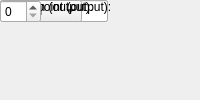
<?xml version="1.0" encoding="UTF-8"?>
<ui version="4.0">
 <class>MainWindow</class>
 <widget class="QMainWindow" name="MainWindow">
  <property name="windowTitle"><string>Simple BRAM Vector Accumulator</string></property>
  <widget class="QWidget" name="centralwidget">
   <!-- NOTE: this is a simplified structural mirror of the generated
        <module>_ui.py, not a full round-trip Designer file. Regenerate
        both from the same spec if you need to edit layout by hand. -->
       <widget class="QLabel" name="label_name">
     <property name="text"><string>Block name</string></property>
    </widget>
       <widget class="QLineEdit" name="name"/>
       <widget class="QLabel" name="label_vec_len">
     <property name="text"><string>Vector length:</string></property>
    </widget>
       <widget class="QLineEdit" name="vec_len"/>
       <widget class="QLabel" name="label_arith_type">
     <property name="text"><string>Output type:</string></property>
    </widget>
       <widget class="QComboBox" name="arith_type">
     <item><property name="text"><string>Signed</string></property></item>
     <item><property name="text"><string>Unsigned</string></property></item>
    </widget>
       <widget class="QLabel" name="label_n_bits">
     <property name="text"><string>Bit width (output):</string></property>
    </widget>
       <widget class="QSpinBox" name="n_bits"/>
       <widget class="QLabel" name="label_bin_pt">
     <property name="text"><string>Binary point (output):</string></property>
    </widget>
       <widget class="QSpinBox" name="bin_pt"/>
  </widget>
 </widget>
 <resources/>
 <connections/>
</ui>
